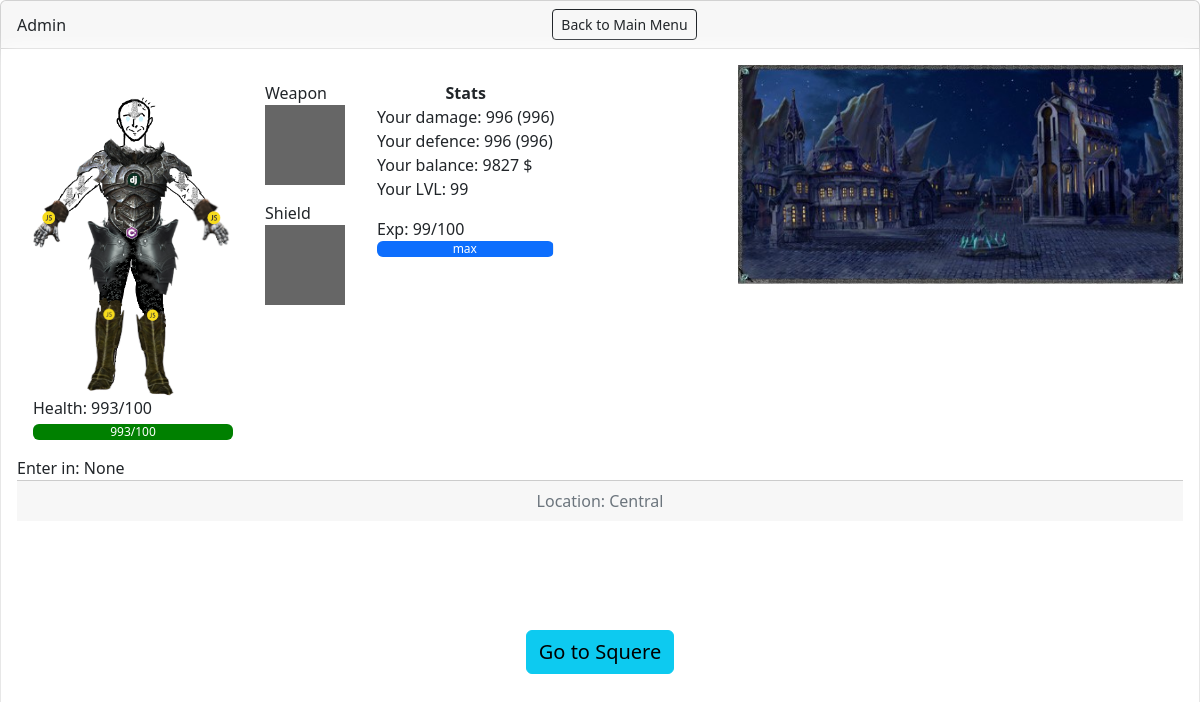
The app's page /game/location1/ (signed in) with its own data.
### User/models.py (models this page shows, shortened)
class Newuser(AbstractUser):
    health = models.IntegerField("HP",default=100)
    attack = models.IntegerField("ATTACK",default=5)
    defence = models.IntegerField("ARMOR",default=3)
    img = models.ImageField("IMG",upload_to="img/",default="")
    balance = models.DecimalField("MONEY", default=100, decimal_places=0,max_digits=10)
    lvl = models.IntegerField("LEVEL",default=1)
    exp = models.IntegerField("EXP",default=0)
    weapon = models.ForeignKey('Weapon',verbose_name="WEAPON",default='',null=True,blank=True,on_delete=models.SET_NULL)
    armor = models.ForeignKey('Armor',verbose_name="ARMOR",default='',null=True,blank=True,on_delete=models.SET_NULL)
    dungeon_lvl = models.IntegerField("DUNGEON LVL",default=1)
    dungeon_loc = models.IntegerField("DUNGEON LOCATION", default=0)
    is_fight = models.BooleanField("IS FIGHT",default=False)
    enemy = models.ForeignKey("Enemy",verbose_name="ENEMY",default='',null=True,blank=True,on_delete=models.SET_NULL)
    def ReturnAllDamage(self):
        if self.weapon is None:
            return self.attack
        else:
            return self.attack+self.weapon.damage
    def ReturnAllArmor(self):
        if self.armor is None:
            return self.defence
        else:
            return self.defence+self.armor.armor
    def CheckEXP(self):
        if self.lvl >= 99:
            self.lvl=99
            self.exp=99
        else:
            if self.exp>=100:
                self.lvl+=1
                self.defence=self.defence+1
                self.attack=self.attack+1
                self.exp=0
        self.save()
        return self.lvl

### Game/views.py (the view)
# urls.py: path('location1/',Location1.as_view(),name='loc1'),
class Location1(LoginRequiredMixin,TemplateView):
    template_name='BK/home.html'

### templates/BK/home.html (shortened to what this page needs)
{% load static %}
<!DOCTYPE html>
<html>
    <head>
        <link href="https://cdn.jsdelivr.net/npm/bootstrap@5.2.0-beta1/dist/css/bootstrap.min.css" rel="stylesheet">
    </head>
    <body>
        <div class="card">
            <div class="card-header d-flex align-items-center">
              <span>{{user.username}}</span>
              <a class="btn btn-sm btn-outline-dark mx-auto" href="{% url 'home' %}">Back to Main Menu</a>
            </div>
            <div class="card-body d-flex flex-column shadown">
                <div class="d-flex justify-content-between media">
                <div class="d-flex w-100 up">
                    <div class='user_model  d-flex flex-column align-items-between'>
                        <div class="img_user"><img src="{% if user.dungeon_lvl == 1 %}{% static 'img/based_2.png' %}{% elif user.dungeon_lvl == 2 %}{% static 'img/based_3.png' %}{% elif user.dungeon_lvl == 3 %}{% static 'img/based_4.png' %}{% elif user.dungeon_lvl == 4 %}{% static 'img/based_5.png' %}{% else %}{% static 'img/based_6.png' %}{% endif %}" class="w-100 h-100" /></div>
                        <span>Health: {{user.health}}/100</span>
                        <div class="progress mt-1">
                            <div class="progress-bar bg_pr" role="progressbar" style="width: {{user.health}}%" aria-valuenow="{{user.health}}" aria-valuemin="0" aria-valuemax="100">{{user.health}}/100</div>
                        </div>
                    </div>
                    <div class='m-3'>
                        <span class="text-center">Weapon</span>
                        {% if user.weapon.img %}
                        <div><img src="{{user.weapon.img.url}}" class="item_img mb-3"/></div>
                        {% else %}
                        <div class='no_image_attr mb-3'></div>
                        {% endif %}
                        <span class='text-center'>Shield</span>
                        {% if user.armor.img %}
                        <div><img src="{{user.armor.img.url}}" class="item_img mb-3"/></div>
                        {% else %}
                        <div class='no_image_attr'></div>
                        {% endif %}
                    </div>
                    <div class='m-3 stats'>
                        <div class='text-center'><b>Stats</b></div>
                        <div class=>
                            <div>Your damage: {{user.ReturnAllDamage}} ({{user.attack}}{% if user.weapon is not None %}+{{user.weapon.damage}}{% endif %})</div>
                        <div>Your defence: {{user.ReturnAllArmor}} ({{user.defence}}{% if user.armor is not None %}+{{user.armor.armor}}{% endif %})</div>
                        <div>Your balance: {{user.balance}} $</div>
                        <div>Your LVL: {{user.CheckEXP}}</div>
                        <div class="mt-3">Exp: {{user.exp}}/100</div>
                        <div class="progress">
                            <div class="progress-bar" role="progressbar" style="width: {{user.exp}}%;" aria-valuenow="{{user.exp}}" aria-valuemin="0" aria-valuemax="100">{% if user.lvl == 99 %}max{% else %}{{user.exp}}/100{% endif %}</div>
                        </div>
                        </div>
                    </div>
                </div>
                    <div class="map">
                    </div>
            </div>
            {% block enter %}
            <span>Enter in: None</span>
            {% endblock enter %}
            <div class="card-footer text-muted text-center">
            {% block locat_name %}
            Location: Central
            {% endblock locat_name %}
            </div>
            <div class="d-flex justify-content-center align-items-center nav">
                {% block bnts %}<a class="btn btn-info fs-5" href="{% url 'loc2'%}">Go to Squere</a>{% endblock bnts %}
            </div>
          </div>
    </body>
</html>

### records on screen
Newuser: username "Admin", health "993", ReturnAllDamage "996", attack "996", ReturnAllArmor "996", defence "996", balance "9827", CheckEXP "99", exp "99"
